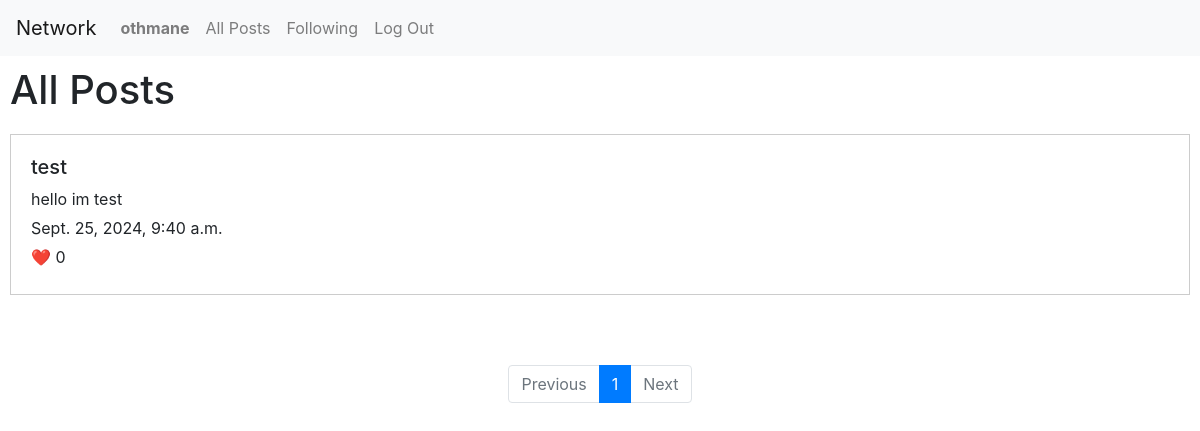
The page /following (signed in) on the database its author committed.
### network/models.py (models this page shows, shortened)
class User(AbstractUser):
    pass

class Posts(models.Model):
    text = models.CharField(max_length=300)
    user = models.ForeignKey(User, on_delete=models.CASCADE, related_name="tweet")
    date = models.DateTimeField(auto_now_add=True)
    likes = models.PositiveBigIntegerField(default=0)

### network/views.py (the view)
# urls.py: path("following", views.following, name="following"),
def following(request):
    user = request.user
    following_users = Follow.objects.filter(user_followed=user).values_list('user', flat=True)
    tweets = Posts.objects.filter(user__in=following_users).order_by("date").reverse()
    p = Paginator(tweets, 10)
    page_number = request.GET.get('page')
    page_obj = p.get_page(page_number)
    return render(request, "network/following.html", {
        "pages": page_obj
    })

### network/templates/network/following.html (shortened to what this page needs)
{% extends "network/layout.html" %}
{% block body %}
    <h1>All Posts</h1>
    {% if user.is_authenticated %}
        {% for tweet in pages %}
            <div class="posts" style="padding: 20px; margin: 10px; border: 1px solid #ccc;">
                <h5> {{tweet.user}} </h2>
                <p style="margin: 5px 0;"> {{tweet.text}} </p>
                <p style="margin: 5px 0;"> {{tweet.date}} </p>
                <p style="margin: 5px 0;">❤️ {{tweet.likes}} </p>
            </div>
        {% endfor %}
            <ul class="pagination d-flex justify-content-center">
                {% if pages.has_previous %}
                    <li class="page-item">
                        <a class="page-link" href="?page={{ pages.previous_page_number }}" tabindex="-1" aria-disabled="true">Previous</a>
                    </li>
                {% else %}
                    <li class="page-item disabled">
                        <a class="page-link" href="#" tabindex="-1" aria-disabled="true">Previous</a>
                    </li>
                {% endif %}
                <li class="page-item active" aria-current="page">
                    <a class="page-link" href="#"> {{pages.number}}  </a>
                </li>
                {% if pages.has_next %}
                    <li class="page-item">
                        <a class="page-link" href="?page={{ pages.next_page_number }}" tabindex="-1" aria-disabled="true">Next</a>
                    </li>
                {% else %}
                    <li class="page-item disabled">
                        <a class="page-link" href="#" tabindex="-1" aria-disabled="true">Next</a>
                    </li>
                {% endif %}
            </ul>
    {% endif %}
{% endblock %}

### network/templates/network/layout.html (shortened to what this page needs)
{% load static %}
<!DOCTYPE html>
<html lang="en">
    <head>
        <link rel="stylesheet" href="https://stackpath.bootstrapcdn.com/bootstrap/4.4.1/css/bootstrap.min.css">
        <link href="{% static 'network/styles.css' %}" rel="stylesheet">
        <link rel="stylesheet" href="https://cdnjs.cloudflare.com/ajax/libs/font-awesome/4.7.0/css/font-awesome.min.css">
    </head>
    <body>
        <nav class="navbar navbar-expand-lg navbar-light bg-light">
            <a class="navbar-brand" href="#">Network</a>
            <div>
              <ul class="navbar-nav mr-auto">
                {% if user.is_authenticated %}
                    <li class="nav-item">
                        <a class="nav-link" href="{% url 'profile' profile_id=user.id %}"><strong>{{ user.username }}</strong></a>
                    </li>
                {% endif %}
                <li class="nav-item">
                  <a class="nav-link" href="{% url 'index' %}">All Posts</a>
                </li>
                {% if user.is_authenticated %}
                    <li class="nav-item">
                        <a class="nav-link" href="{% url 'following' %}">Following</a>
                    </li>
                    <li class="nav-item">
                        <a class="nav-link" href="{% url 'logout' %}">Log Out</a>
                    </li>
                {% endif %}
              </ul>
            </div>
          </nav>
        <div class="body">
            {% block body %}
            {% endblock %}
        </div>
    </body>
</html>

### network/static/network/styles.css (style rules this page uses)
h1 { padding: 10px; }

### rows shown on the page
User: username "othmane"
Posts: user "test", text "hello im test", date "Sept. 25, 2024, 9:40 a.m.", likes "0"

### other values the page prints
{{ pages.number }} "1"
